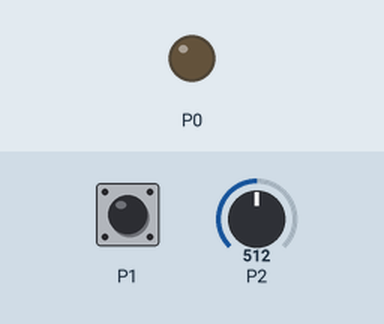
A program run on a simulated BBC micro:bit (MakeCode). On the bench: output pins drawn as LEDs (lit = HIGH). Inputs (shaded band) come from the test bench; at power-on: P2 = 512 (analog values on the 0–1023 scale).

Above: at 1.2 s.
1.3 s: touch pin P1 pressed for 0.15 s
At 1.8 s:
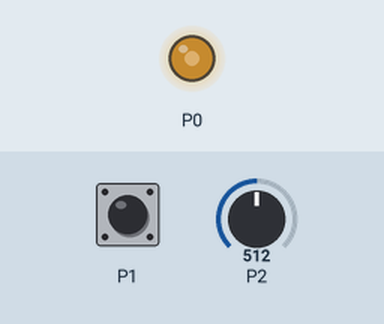
2.9 s: P2 set to 716
At 3.3 s:
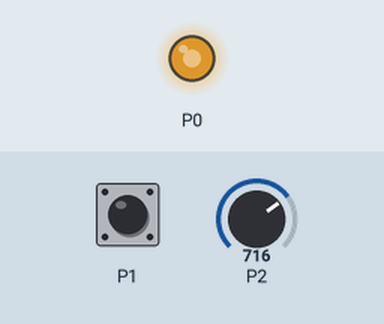
4.4 s: P2 set to 900
At 5.6 s:
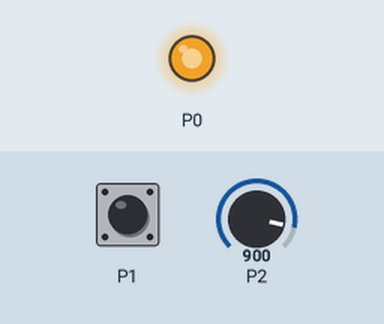
5.9 s: P2 set to 122
At 7.2 s:
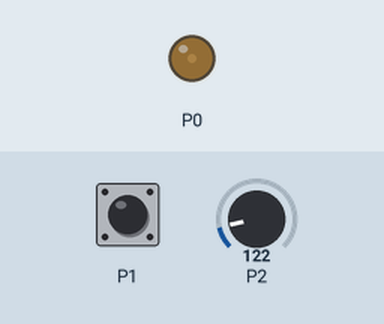
Timing chart, 0 to 8.4 s (numbered marks = the images above; inputs shaded):
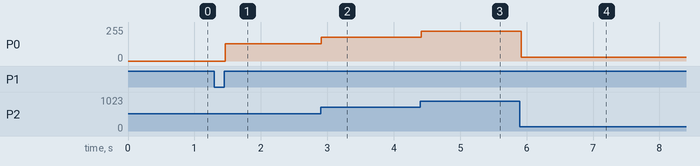

The program:

main.ts
```typescript
input.onPinPressed(TouchPin.P1, function () {
    if (LED_Zustand == 1) {
        LED_Zustand = 0
    } else {
        LED_Zustand = 1
    }
})
let LED_Zustand = 0
LED_Zustand = 0
basic.forever(function () {
    if (LED_Zustand == 1) {
        pins.analogWritePin(AnalogPin.P0, pins.analogReadPin(AnalogPin.P2))
    } else {
        pins.digitalWritePin(DigitalPin.P0, 0)
    }
})
```

test.ts
```typescript
// Hier kann man Tests durchführen; diese Datei wird nicht kompiliert, wenn dieses Paket als Erweiterung verwendet wird.
```

Measured:
- after the input at 1.3 s, P0: 0/255 → 128/255 after 0.16 s
- after the input at 2.9 s, P0: 128/255 → 178/255 at once
- after the input at 4.4 s, P0: 178/255 → 224/255 at once
- after the input at 5.9 s, P0: 224/255 → 30/255 at once
